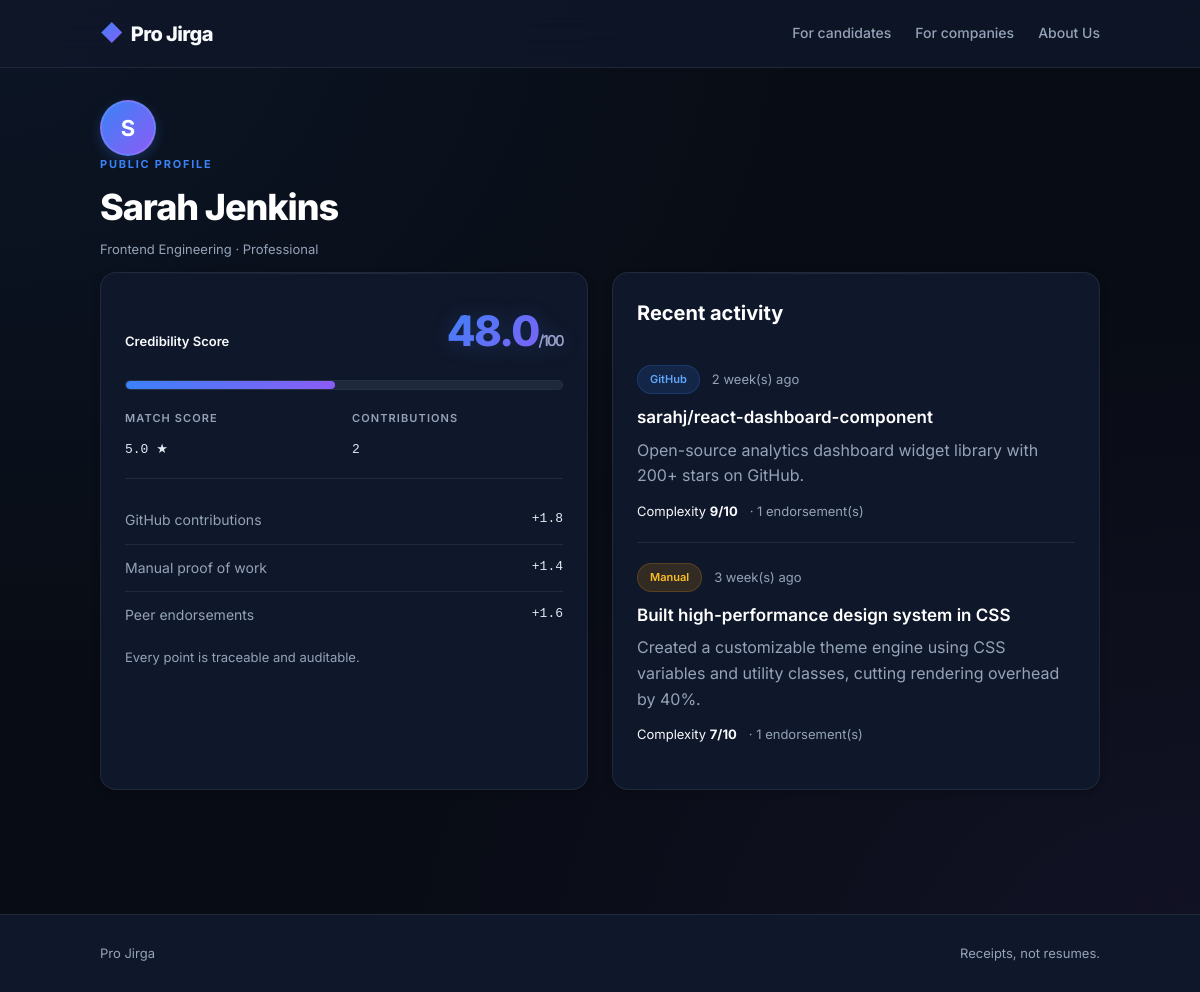
Screenshot of /profile/sarahj with the database file from the repository.
### tables this page shows
CREATE TABLE user (
        id INTEGER PRIMARY KEY AUTOINCREMENT,
        name TEXT NOT NULL,
        email TEXT UNIQUE NOT NULL,
        email_verified INTEGER DEFAULT 0,
        user_type TEXT NOT NULL,
        field TEXT NOT NULL,
        github_username TEXT,
        credibility_score REAL DEFAULT 0,
        match_score REAL DEFAULT 0,
        created_at TEXT NOT NULL
    );

CREATE TABLE contribution (
        id INTEGER PRIMARY KEY AUTOINCREMENT,
        user_id INTEGER NOT NULL,
        title TEXT NOT NULL,
        description TEXT,
        proof_type TEXT DEFAULT 'manual',
        complexity_weight REAL DEFAULT 1.0,
        created_at TEXT NOT NULL,
        FOREIGN KEY (user_id) REFERENCES user (id)
    );

### Backend/app.py (the view)
@app.route("/profile/<username>", methods=["GET"])
def profile(username):
    user = find_user_by_slug(username)
    if not user:
        abort(404)
    contributions = get_user_contributions(user["id"])
    breakdown = credibility_breakdown(user["id"])
    user_data = dict(user)
    user_data["credibility_breakdown"] = breakdown
    is_own = get_current_user() and get_current_user()["id"] == user["id"]
    return render_template(
        "dashboard.html",
        user=user_data,
        contributions=contributions,
        is_profile=True,
        is_own=is_own,
        profile_slug=user_slug(user),
    )

### Backend/app.py (called while the page is built, shortened)
def get_db():
    if "db" not in g:
        g.db = sqlite3.connect(DB_PATH)
        g.db.row_factory = sqlite3.Row
    return g.db

def normalized_credibility(score):
    return min(100, round(float(score or 0) * 10, 1))

def time_ago(iso_str):
    try:
        dt = datetime.fromisoformat(iso_str.replace("Z", "+00:00").split("+")[0])
        delta = datetime.utcnow() - dt
        days = delta.days
        if days == 0:
            hours = delta.seconds // 3600
            if hours == 0:
                return "Just now"
            return f"{hours}h ago"
        if days == 1:
            return "1 day ago"
        if days < 7:
            return f"{days} days ago"
        if days < 30:
            return f"{days // 7} week(s) ago"
        return f"{days // 30} month(s) ago"
    except (ValueError, TypeError):
        return "Recently"

def get_current_user():
    user_id = session.get("user_id")
    if not user_id:
        return None
    return get_db().execute("SELECT * FROM user WHERE id = ?", (user_id,)).fetchone()

@app.context_processor
def inject_globals():
    user = get_current_user()
    return {
        "current_user": user,
        "normalized_credibility": normalized_credibility,
        "time_ago": time_ago,
    }

def find_user_by_slug(slug):
    db = get_db()
    user = db.execute("SELECT * FROM user WHERE github_username = ?", (slug,)).fetchone()
    if user:
        return user

def user_slug(user):
    return user["github_username"] or user["email"].split("@")[0]

def get_user_contributions(user_id):
    db = get_db()
    rows = db.execute(
        "SELECT * FROM contribution WHERE user_id = ? ORDER BY created_at DESC", (user_id,)
    ).fetchall()
    result = []
    for c in rows:
        confirmed = db.execute(
            "SELECT COUNT(*) FROM endorsement WHERE contribution_id = ? AND confirmed = 1",
            (c["id"],),
        ).fetchone()[0]
        result.append({
            "id": c["id"],
            "title": c["title"],
            "description": c["description"] or "",
            "source": "GitHub" if c["proof_type"] == "github" else "Manual",
            "timestamp": time_ago(c["created_at"]),
            "complexity_score": min(10, max(1, round(c["complexity_weight"] * 5))),
            "confirmed_endorsements": confirmed,
        })
    return result

### Frontend/templates/dashboard.html (shortened to what this page needs)
{% extends "base.html" %}
{% block content %}
<section class="dashboard">
  <header class="page-head">
    <div class="profile-head">
      <div class="avatar">{{ user.name[0]|upper }}</div>
      <div>
        <p class="eyebrow">{% if is_profile and not is_own %}Public profile{% elif is_profile %}Your profile{% else %}Welcome back{% endif %}</p>
        <h1>{{ user.name }}</h1>
        <p class="muted small">{{ user.field }} · {{ user.user_type|replace('_', ' ')|title }}</p>
      </div>
    </div>
  </header>
  <div class="grid-2">
    <article class="card score-card">
      {% set score = normalized_credibility(user.credibility_score) %}
      <div class="score-head">
        <span class="label">Credibility Score</span>
        <span class="score-value">{{ score }}<span class="score-max">/100</span></span>
      </div>
      <div class="score-bar">
        <div class="score-fill" style="width: {{ score }}%"></div>
      </div>
      <div class="score-meta">
        <div class="score-stat">
          <span class="label small">Match score</span>
          <span class="mono">{{ "%.1f"|format(user.match_score or 0) }} ★</span>
        </div>
        <div class="score-stat">
          <span class="label small">Contributions</span>
          <span class="mono">{{ contributions|length }}</span>
        </div>
      </div>
      <ul class="breakdown">
        {% for item in user.credibility_breakdown %}
        <li>
          <span>{{ item.label }}</span>
          <span class="mono">{{ item.value }}</span>
        </li>
        {% endfor %}
      </ul>
      <p class="hint">Every point is traceable and auditable.</p>
    </article>
    <article class="card">
      <h2 class="card-title">Recent activity</h2>
      {% if contributions %}
      <ul class="timeline">
        {% for c in contributions %}
        <li class="timeline-item">
          <div class="timeline-meta">
            <span class="tag tag-{{ c.source|lower }}">{{ c.source }}</span>
            <span class="muted small">{{ c.timestamp }}</span>
          </div>
          <h3>{{ c.title }}</h3>
          {% if c.description %}
          <p class="muted">{{ c.description }}</p>
          {% endif %}
          <div class="timeline-footer">
            <span class="small">Complexity <strong>{{ c.complexity_score }}/10</strong></span>
            {% if c.confirmed_endorsements %}
            <span class="small muted">· {{ c.confirmed_endorsements }} endorsement(s)</span>
            {% endif %}
          </div>
        </li>
        {% endfor %}
      </ul>
      {% endif %}
    </article>
  </div>
</section>
{% endblock %}

### rows the page displays
user: name "S", name "Sarah Jenkins", field "Frontend Engineering", user_type "Professional", match_score "5.0"
contribution: source "GitHub", timestamp "2 week(s) ago", title "sarahj/react-dashboard-component", description "Open-source analytics dashboard widget library with 200+ stars on GitHub.", complexity_score "9", confirmed_endorsements "1"
contribution: source "Manual", timestamp "3 week(s) ago", title "Built high-performance design system in CSS", description "Created a customizable theme engine using CSS variables and utility classes, cutting rendering overhead by 40%.", complexity_score "7", confirmed_endorsements "1"

### other values shown
{{ score }} "48.0"
{{ contributions|length }} "2"
{{ item.label }} "GitHub contributions" "Manual proof of work" "Peer endorsements"
{{ item.value }} "+1.8" "+1.4" "+1.6"
